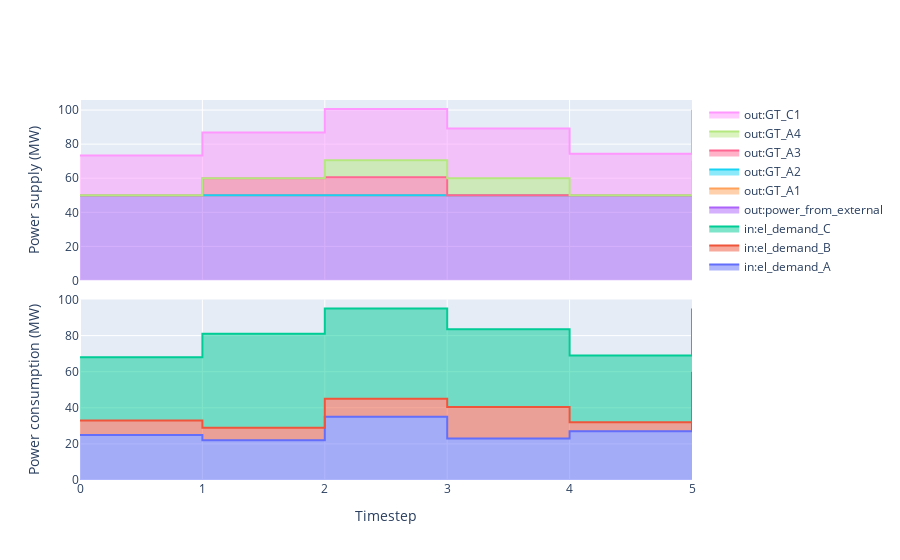

Here is the notebook cell this chart was saved with:
### Code cell
plots.plot_SumPowerMix(sim,"el")

### Figure 1 — Plotly figure (JSON) as saved in the notebook; plotly's stock layout.template omitted (floating-point values rounded to 4 significant figures)
{"data": [{"legendgroup": "el_demand_A", "line": {"shape": "hv"}, "name": "in:el_demand_A", "stackgroup": "in", "type": "scatter", "x": [0, 1, 2, 3, 4, 5], "xaxis": "x2", "y": [25, 22, 35, 23, 27, 55.0], "yaxis": "y2"}, {"legendgroup": "el_demand_B", "line": {"shape": "hv"}, "name": "in:el_demand_B", "stackgroup": "in", "type": "scatter", "x": [0, 1, 2, 3, 4, 5], "xaxis": "x2", "y": [8, 7.0, 10, 17.5, 5, 5], "yaxis": "y2"}, {"legendgroup": "el_demand_C", "line": {"shape": "hv"}, "name": "in:el_demand_C", "stackgroup": "in", "type": "scatter", "x": [0, 1, 2, 3, 4, 5], "xaxis": "x2", "y": [35, 52, 50, 43, 37, 35], "yaxis": "y2"}, {"legendgroup": "power_from_external", "line": {"shape": "hv"}, "name": "out:power_from_external", "stackgroup": "out", "type": "scatter", "x": [0, 1, 2, 3, 4, 5], "xaxis": "x", "y": [50, 50, 50, 50, 50, 50], "yaxis": "y"}, {"legendgroup": "GT_A1", "line": {"shape": "hv"}, "name": "out:GT_A1", "stackgroup": "out", "type": "scatter", "x": [0, 1, 2, 3, 4, 5], "xaxis": "x", "y": [0, 0, 0, 0, 0, 0], "yaxis": "y"}, {"legendgroup": "GT_A2", "line": {"shape": "hv"}, "name": "out:GT_A2", "stackgroup": "out", "type": "scatter", "x": [0, 1, 2, 3, 4, 5], "xaxis": "x", "y": [0, 0, 0, 0, 0, 0], "yaxis": "y"}, {"legendgroup": "GT_A3", "line": {"shape": "hv"}, "name": "out:GT_A3", "stackgroup": "out", "type": "scatter", "x": [0, 1, 2, 3, 4, 5], "xaxis": "x", "y": [0, 10, 10.61, 0, 0, 10.2], "yaxis": "y"}, {"legendgroup": "GT_A4", "line": {"shape": "hv"}, "name": "out:GT_A4", "stackgroup": "out", "type": "scatter", "x": [0, 1, 2, 3, 4, 5], "xaxis": "x", "y": [0, 0, 10, 10, 0, 10], "yaxis": "y"}, {"legendgroup": "GT_C1", "line": {"shape": "hv"}, "name": "out:GT_C1", "stackgroup": "out", "type": "scatter", "x": [0, 1, 2, 3, 4, 5], "xaxis": "x", "y": [23.4, 26.8, 30, 29.14, 24.36, 30], "yaxis": "y"}], "layout": {"autosize": true, "legend": {"traceorder": "reversed"}, "xaxis": {"anchor": "y", "autorange": true, "domain": [0, 1], "matches": "x2", "range": [0, 5], "showticklabels": false, "title": {"text": ""}, "type": "linear"}, "xaxis2": {"anchor": "y2", "autorange": true, "domain": [0, 1], "range": [0, 5], "title": {"text": "Timestep"}, "type": "linear"}, "yaxis": {"anchor": "x", "autorange": true, "domain": [0.525, 1], "range": [0, 105.9], "title": {"text": "Power supply (MW)"}, "type": "linear"}, "yaxis2": {"anchor": "x2", "autorange": true, "domain": [0, 0.475], "range": [0, 100], "title": {"text": "Power consumption (MW)"}, "type": "linear"}}}
